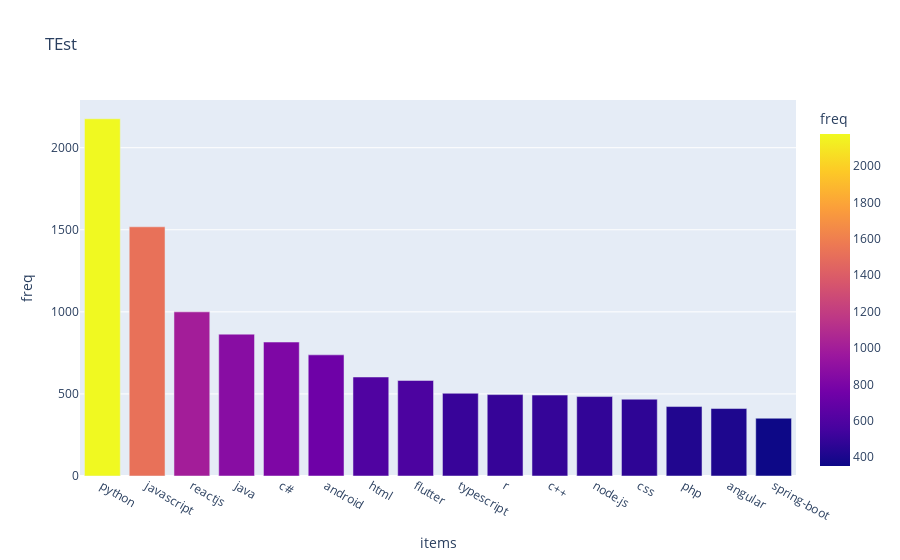

The notebook cell saved with this chart:
### Code cell
fig = px.bar(
    top_most_frequent_tags.toPandas(),
    x="items", y="freq", title="TEst", color="freq")
fig.show(
    config={
        'displayModeBar': False
    }
)

### Figure 1 — Plotly figure (JSON) as saved in the notebook; plotly's stock layout.template omitted (floating-point values rounded to 4 significant figures)
{"data": [{"alignmentgroup": "True", "hovertemplate": "items=%{x}<br>freq=%{marker.color}<extra></extra>", "legendgroup": "", "marker": {"color": [2176, 1518, 1000, 864, 816, 738, 603, 582, 504, 496, 493, 484, 468, 423, 411, 352], "coloraxis": "coloraxis", "pattern": {"shape": ""}}, "name": "", "offsetgroup": "", "orientation": "v", "showlegend": false, "textposition": "auto", "type": "bar", "x": ["python", "javascript", "reactjs", "java", "c#", "android", "html", "flutter", "typescript", "r", "c++", "node.js", "css", "php", "angular", "spring-boot"], "xaxis": "x", "y": [2176, 1518, 1000, 864, 816, 738, 603, 582, 504, 496, 493, 484, 468, 423, 411, 352], "yaxis": "y"}], "layout": {"barmode": "relative", "coloraxis": {"colorbar": {"title": {"text": "freq"}}, "colorscale": [[0, "#0d0887"], [0.1111, "#46039f"], [0.2222, "#7201a8"], [0.3333, "#9c179e"], [0.4444, "#bd3786"], [0.5556, "#d8576b"], [0.6667, "#ed7953"], [0.7778, "#fb9f3a"], [0.8889, "#fdca26"], [1, "#f0f921"]]}, "legend": {"tracegroupgap": 0}, "title": {"text": "TEst"}, "xaxis": {"anchor": "y", "domain": [0, 1], "title": {"text": "items"}}, "yaxis": {"anchor": "x", "domain": [0, 1], "title": {"text": "freq"}}}}
